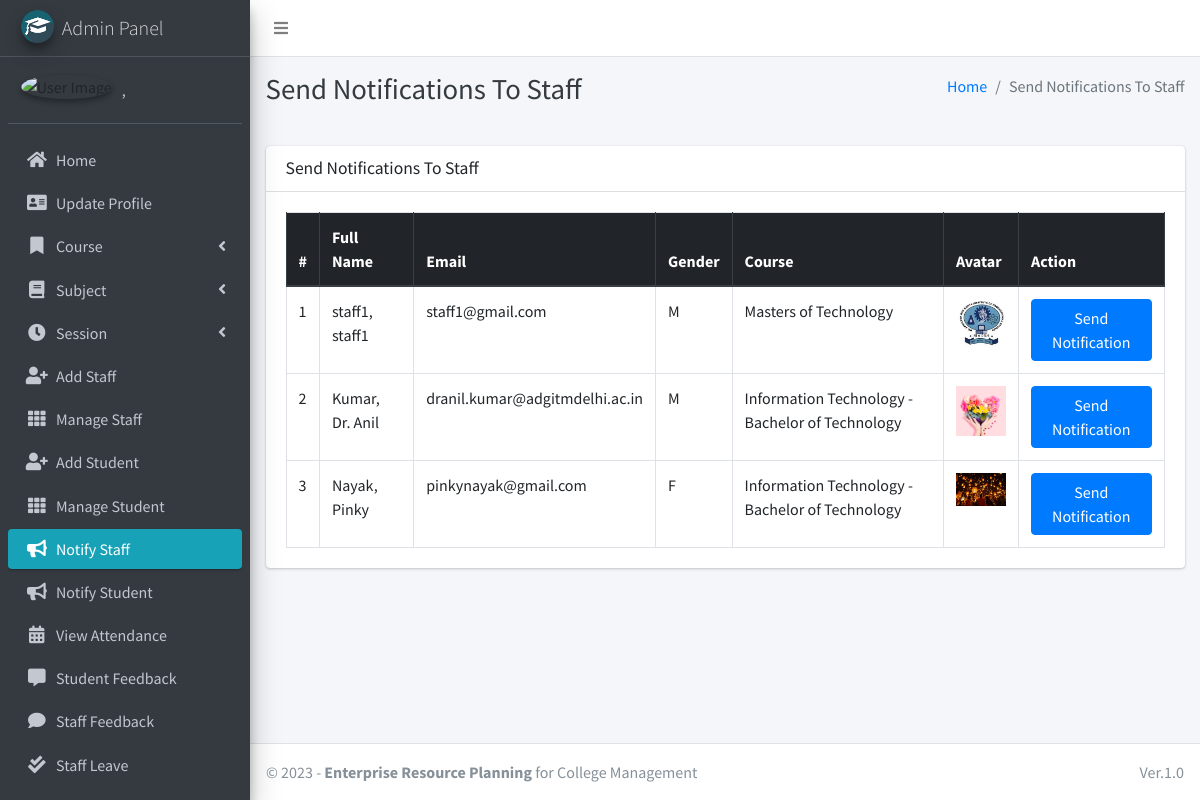
/admin_notify_staff (signed in), run on an earlier commit of the app's database.
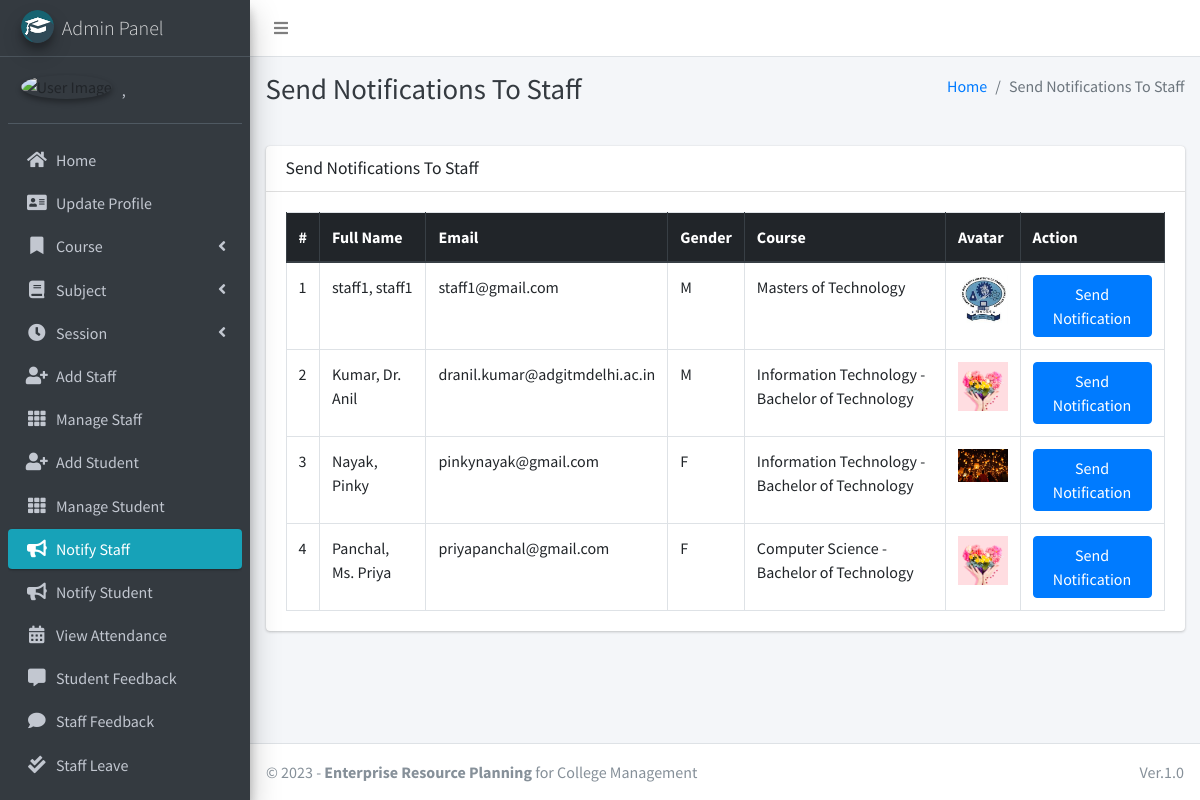
And on a later commit of the database.
### main_app/models.py (models this page shows, shortened)
class CustomUser(AbstractUser):
    USER_TYPE = ((1, "HOD"), (2, "Staff"), (3, "Student"))
    GENDER = [("M", "Male"), ("F", "Female")]
    username = None  # Removed username, using email instead
    email = models.EmailField(unique=True)
    user_type = models.CharField(default=1, choices=USER_TYPE, max_length=1)
    gender = models.CharField(max_length=1, choices=GENDER)
    profile_pic = models.ImageField()
    address = models.TextField()
    fcm_token = models.TextField(default="")  # For firebase notifications
    created_at = models.DateTimeField(auto_now_add=True)
    updated_at = models.DateTimeField(auto_now=True)
    USERNAME_FIELD = "email"
    REQUIRED_FIELDS = []
    objects = CustomUserManager()
    def __str__(self):
        return self.last_name + ", " + self.first_name

class Staff(models.Model):
    course = models.ForeignKey(Course, on_delete=models.DO_NOTHING, null=True, blank=False)
    admin = models.OneToOneField(CustomUser, on_delete=models.CASCADE)

class Course(models.Model):
    name = models.CharField(max_length=120)
    created_at = models.DateTimeField(auto_now_add=True)
    updated_at = models.DateTimeField(auto_now=True)

### main_app/hod_views.py (the view)
# urls.py: path("admin_notify_staff", hod_views.admin_notify_staff,
def admin_notify_staff(request):
    staff = CustomUser.objects.filter(user_type=2)
    context = {
        'page_title': "Send Notifications To Staff",
        'allStaff': staff
    }
    return render(request, "hod_template/staff_notification.html", context)

### main_app/templates/hod_template/staff_notification.html (shortened to what this page needs)
{% extends 'main_app/base.html' %}
{% load static %}
{% block page_title %}{{page_title}}{% endblock page_title %}
{% block content %}
<section class="content">
    <div class="container-fluid">
        <div class="row">
            <div class="col-md-12">
                <div class="card">
                    <div class="card-header">
                        <h3 class="card-title">{{page_title}}</h3>
                    </div>
                    <div class="card-body">
                        <table id="example2" class="table table-bordered table-hover">
                            <thead class="thead-dark">
                                <tr>
                                    <th>#</th>
                                    <th>Full Name</th>
                                    <th>Email</th>
                                    <th>Gender</th>
                                    <th>Course</th>
                                    <th>Avatar</th>
                                    <th>Action</th>
                                </tr>
                            </thead>
                            <tbody>
                                {% for staff in allStaff %}
                                <tr>
                                    <td>{{ forloop.counter }}</td>
                                    <td>{{staff.last_name}}, {{staff.first_name}}</td>
                                    <td>{{staff.email}}</td>
                                    <td>{{staff.gender}}</td>
                                    <td>{{staff.staff.course.name}}</td>
                                    <td>
                                        {% if staff.profile_pic == ""  %}
                                        No Image
                                        {% else %}
                                        <img class="img img-fluid mb-2" height="56" width="56"
                                            src="{{staff.profile_pic}}" alt="">
                                        {% endif %}
                                    </td>
                                    <td><button data-toggle = "modal" data-target = "#myModal"class="btn btn-primary show_notification" value="{{staff.id}}">Send Notification</button>
                                    </td>
                                </tr>
                                {% endfor %}
                            </tbody>
                        </table>
                    </div>
                </div>
            </div>
        </div>
    </div>
</section>
{% endblock content %}

What changed in the data, as far as the page shows it:
added CustomUser: last_name "Panchal", first_name "Ms. Priya", email "priyapanchal@gmail.com", gender "F", staff.course.name "Computer Science - Bachelor of Technology", profile_pic (picture)
